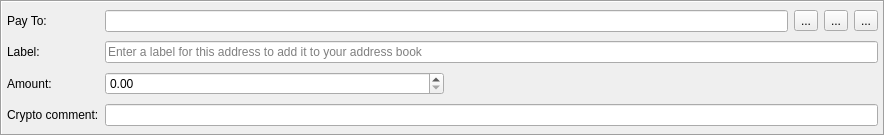
<?xml version="1.0" encoding="UTF-8"?>
<ui version="4.0">
 <class>TransferFrame</class>
 <widget class="QFrame" name="TransferFrame">
  <property name="geometry">
   <rect>
    <x>0</x>
    <y>0</y>
    <width>885</width>
    <height>136</height>
   </rect>
  </property>
  <property name="windowTitle">
   <string>Frame</string>
  </property>
  <property name="frameShape">
   <enum>QFrame::Box</enum>
  </property>
  <property name="frameShadow">
   <enum>QFrame::Sunken</enum>
  </property>
  <layout class="QGridLayout" name="gridLayout" columnstretch="0,1,1,1,1,1">
   <property name="leftMargin">
    <number>5</number>
   </property>
   <property name="topMargin">
    <number>5</number>
   </property>
   <property name="rightMargin">
    <number>5</number>
   </property>
   <property name="bottomMargin">
    <number>5</number>
   </property>
   <item row="2" column="0">
    <widget class="QLabel" name="label_3">
     <property name="text">
      <string>Amount:</string>
     </property>
    </widget>
   </item>
   <item row="1" column="1" colspan="5">
    <widget class="QLineEdit" name="m_labelEdit">
     <property name="placeholderText">
      <string>Enter a label for this address to add it to your address book</string>
     </property>
    </widget>
   </item>
   <item row="0" column="4">
    <widget class="QToolButton" name="m_pasteButton">
     <property name="text">
      <string>...</string>
     </property>
     <property name="icon">
      <iconset resource="../../resources.qrc">
       <normaloff>:/icons/paste</normaloff>:/icons/paste</iconset>
     </property>
    </widget>
   </item>
   <item row="0" column="5">
    <widget class="QToolButton" name="m_removeButton">
     <property name="text">
      <string>...</string>
     </property>
     <property name="icon">
      <iconset resource="../../resources.qrc">
       <normaloff>:/icons/remove</normaloff>:/icons/remove</iconset>
     </property>
    </widget>
   </item>
   <item row="1" column="0">
    <widget class="QLabel" name="label_2">
     <property name="text">
      <string>Label:</string>
     </property>
    </widget>
   </item>
   <item row="2" column="1">
    <widget class="QDoubleSpinBox" name="m_amountSpin">
     <property name="layoutDirection">
      <enum>Qt::LeftToRight</enum>
     </property>
     <property name="suffix">
      <string notr="true"/>
     </property>
     <property name="decimals">
      <number>2</number>
     </property>
     <property name="maximum">
      <double>999999999.999999046325684</double>
     </property>
    </widget>
   </item>
   <item row="2" column="2" colspan="4">
    <spacer name="horizontalSpacer">
     <property name="orientation">
      <enum>Qt::Horizontal</enum>
     </property>
     <property name="sizeHint" stdset="0">
      <size>
       <width>558</width>
       <height>17</height>
      </size>
     </property>
    </spacer>
   </item>
   <item row="0" column="1" colspan="2">
    <widget class="QLineEdit" name="m_addressEdit"/>
   </item>
   <item row="0" column="3">
    <widget class="QToolButton" name="m_addressBookButton">
     <property name="text">
      <string>...</string>
     </property>
     <property name="icon">
      <iconset resource="../../resources.qrc">
       <normaloff>:/icons/address-book</normaloff>:/icons/address-book</iconset>
     </property>
    </widget>
   </item>
   <item row="0" column="0">
    <widget class="QLabel" name="label">
     <property name="text">
      <string>Pay To:</string>
     </property>
    </widget>
   </item>
   <item row="3" column="0">
    <widget class="QLabel" name="label_4">
     <property name="text">
      <string>Crypto comment:</string>
     </property>
    </widget>
   </item>
   <item row="3" column="1" colspan="5">
    <widget class="QLineEdit" name="m_transactionCommentEdit"/>
   </item>
  </layout>
 </widget>
 <tabstops>
  <tabstop>m_addressEdit</tabstop>
  <tabstop>m_labelEdit</tabstop>
  <tabstop>m_amountSpin</tabstop>
  <tabstop>m_addressBookButton</tabstop>
  <tabstop>m_pasteButton</tabstop>
  <tabstop>m_removeButton</tabstop>
 </tabstops>
 <resources>
  <include location="../../resources.qrc"/>
 </resources>
 <connections>
  <connection>
   <sender>m_removeButton</sender>
   <signal>clicked()</signal>
   <receiver>TransferFrame</receiver>
   <slot>close()</slot>
   <hints>
    <hint type="sourcelabel">
     <x>862</x>
     <y>21</y>
    </hint>
    <hint type="destinationlabel">
     <x>442</x>
     <y>60</y>
    </hint>
   </hints>
  </connection>
  <connection>
   <sender>m_addressBookButton</sender>
   <signal>clicked()</signal>
   <receiver>TransferFrame</receiver>
   <slot>addressBookClicked()</slot>
   <hints>
    <hint type="sourcelabel">
     <x>786</x>
     <y>21</y>
    </hint>
    <hint type="destinationlabel">
     <x>442</x>
     <y>60</y>
    </hint>
   </hints>
  </connection>
  <connection>
   <sender>m_pasteButton</sender>
   <signal>clicked()</signal>
   <receiver>TransferFrame</receiver>
   <slot>pasteClicked()</slot>
   <hints>
    <hint type="sourcelabel">
     <x>824</x>
     <y>21</y>
    </hint>
    <hint type="destinationlabel">
     <x>442</x>
     <y>60</y>
    </hint>
   </hints>
  </connection>
  <connection>
   <sender>m_addressEdit</sender>
   <signal>textEdited(QString)</signal>
   <receiver>TransferFrame</receiver>
   <slot>addressEdited(QString)</slot>
   <hints>
    <hint type="sourcelabel">
     <x>460</x>
     <y>18</y>
    </hint>
    <hint type="destinationlabel">
     <x>442</x>
     <y>66</y>
    </hint>
   </hints>
  </connection>
  <connection>
   <sender>m_transactionCommentEdit</sender>
   <signal>textChanged(QString)</signal>
   <receiver>TransferFrame</receiver>
   <slot>commentEdited(QString)</slot>
   <hints>
    <hint type="sourcelabel">
     <x>499</x>
     <y>118</y>
    </hint>
    <hint type="destinationlabel">
     <x>442</x>
     <y>67</y>
    </hint>
   </hints>
  </connection>
 </connections>
 <slots>
  <slot>addressBookClicked()</slot>
  <slot>pasteClicked()</slot>
  <slot>addressEdited(QString)</slot>
  <slot>commentEdited(QString)</slot>
 </slots>
</ui>
